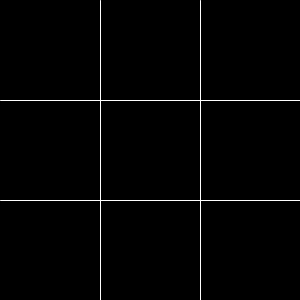
Frame 1 (no input)
Frame 60 (the mouse pressed at the canvas centre just before this capture): identical to frame 1, image omitted
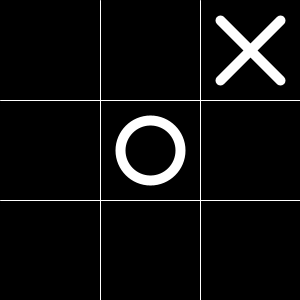
Frame 120 (the mouse held since frame 60 and released just before this capture)

The Processing sketch that drew these frames (run headless with seeded random() and noise(); from frame 60 on, the mouse is pressed at the canvas centre):

// Processing sketch: TresRayaIA
// ── TresRayaIA.pde
int cFondo, cFichas, jugador, colocadas, a, c;
boolean FIN;
Ficha[] fichas = new Ficha[9];
int mov;
int [] minimax = new int[9];

void setup() {
  size(300, 300);
  inicia();
}

void inicia() {
  for (int i = 0; i<9; i++) {
    fichas[i] = new Ficha(i, 0);
    minimax[i] = 0;
  }
  cFondo = 0;
  cFichas = 255;
  frameRate(10);
  jugador = 1;
  colocadas = 0;
  FIN = false;
}

void draw() {
  background(cFondo);
  strokeWeight(1);
  stroke(cFichas);
  line(0, 100, 300, 100);
  line(0, 200, 300, 200);
  line(100, 0, 100, 300);
  line(200, 0, 200, 300);
  for (int i = 0; i<9; i++) {
    fichas[i].dibuja();
  }
  if (FIN) {
    strokeWeight(10);
    stroke(cFichas);
    line(fichas[a].x, fichas[a].y, fichas[c].x, fichas[c].y);
  }
}

void mousePressed() {
  if (colocadas == 9 || FIN)
    inicia();
  else if (fichas[(mouseX / 100) + (mouseY / 100) * 3].setTipo(jugador)) {
    jugador = (jugador == 1)? 2: 1;
    colocadas ++;
    mov = movimiento();
    fichas[mov].setTipo(jugador);
    jugador = (jugador ==1)? 2: 1;
    colocadas ++;
    FIN = check();
    if (colocadas == 9 || FIN) {
      jugador = 1;
      cFondo = 255;
      cFichas = 0;
    }
  } 
  else background(cFichas);
}

boolean check() {
  return (enLinea(0, 1, 2) || enLinea(3, 4, 5) || enLinea(6, 7, 8) || enLinea(0, 3, 6) || 
    enLinea(1, 4, 7) || enLinea(2, 5, 8) || enLinea(0, 4, 8) || enLinea(2, 4, 6));
}

boolean enLinea (int a, int b, int c) {
  if (fichas[a].tipo != 0 && fichas[a].tipo == fichas[b].tipo && 
    fichas[b].tipo == fichas[c].tipo) {
    this.a = a;
    this.c = c;
    return true;
  } 
  else 
    return false;
}

class Ficha {
  int posicion, x, y, tipo;
  Ficha(int posicion, int tipo) {
    this.posicion = posicion;
    this.x = (posicion % 3) * 100 + 50;
    this.y = (posicion / 3) * 100 + 50;
    this.tipo = tipo;
  }
  void dibuja() {
    switch (tipo) {
    case 1:
      strokeWeight(70);
      stroke(cFichas);
      point(x, y);
      strokeWeight(50);
      stroke(cFondo);
      point(x, y);
      break;
    case 2:
      strokeWeight(10);
      stroke(cFichas);
      line(x-30, y-30, x+30, y+30);
      line(x-30, y+30, x+30, y-30);
      break;
    default:
      break;
    }
  }
  boolean setTipo(int tipo) {
    if (this.tipo == 0) {
      this.tipo = tipo;
      minimax[posicion] = tipo;
      return true;
    }
    else return false;
  }
}

int movimiento() {
  int posicion = 0, aux, resultado = -9, j, random = 0;
  if (colocadas == 9 || check2()) return 0;
  for (int i=0; i<9 ; i++) {
    j = i;
    if (minimax[j] == 0) {
      minimax[j]=2;
      aux = Min();
      if (aux > resultado) {
        resultado = aux;
        posicion = j;
      }
      minimax[j]=0;
    }
  }
  return posicion;
}

int Min() {
  if (check2()) return 1;
  if (colocadas()) return 0;
  int resultado = 9, aux;
  for (int i=1;i<9; i++) {
    if (minimax[i] == 0) {
      minimax[i] = 1;
      aux = Max();
      if (aux < resultado)
        resultado = aux;
      minimax[i] = 0;
    }
  }
  return resultado;
}

int Max() {
  if (check2()) return -1;
  if (colocadas()) return 0;
  int resultado = -9, aux;
  for (int i=1;i<9; i++) {
    if (minimax[i] == 0) {
      minimax[i] = 2;
      aux = Min();
      if (aux > resultado)
        resultado = aux;
      minimax[i] = 0;
    }
  }
  return resultado;
}

boolean colocadas() {
  boolean resultado = true;
  for (int i = 0; i<9 && resultado; i++) {
    if (minimax[i] != 0) resultado = false;
  }
  return resultado;
}

boolean check2() {
  return (enLinea2(0, 1, 2) || enLinea2(3, 4, 5) || enLinea2(6, 7, 8) || enLinea2(0, 3, 6) || 
    enLinea2(1, 4, 7) || enLinea2(2, 5, 8) || enLinea2(0, 4, 8) || enLinea2(2, 4, 6));
}

boolean enLinea2 (int a, int b, int c) {
  if (minimax[a] != 0 && minimax[a] == minimax[b] && 
    minimax[b] == minimax[c]) {
    return true;
  } 
  else 
    return false;
}
